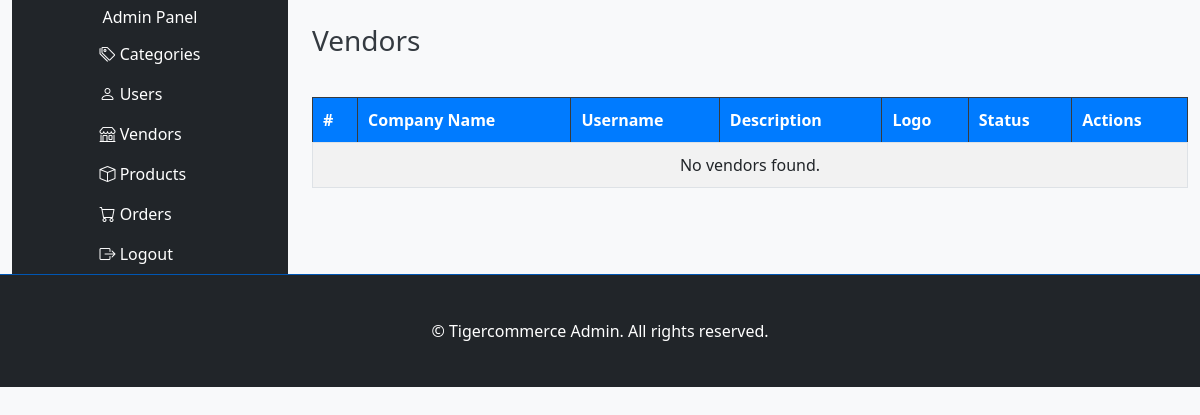
The page /admin/sections/vendors.php on the database as committed earlier.
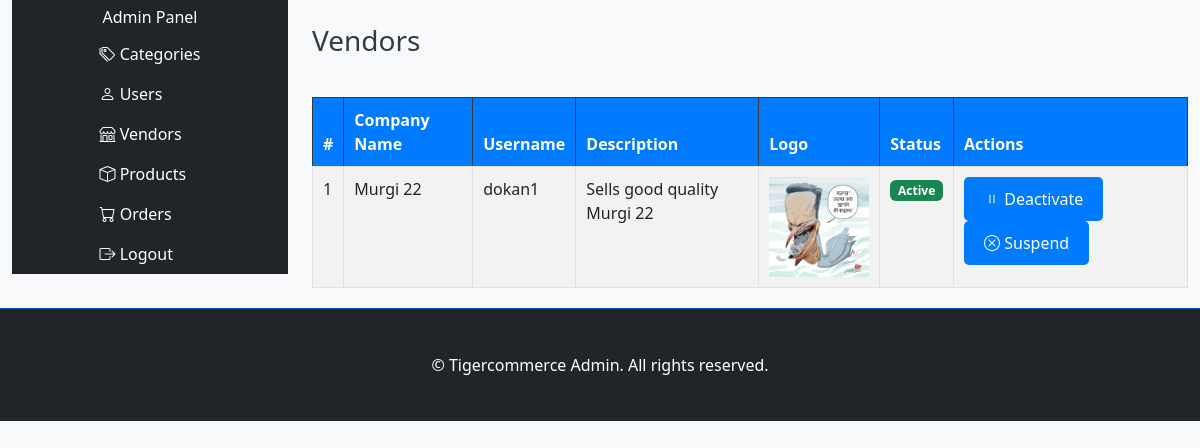
The same page on the database as committed later.
### tables this page shows
CREATE TABLE `vendors` (
  `id` int(11) NOT NULL,
  `user_id` int(11) NOT NULL,
  `company_name` varchar(100) NOT NULL,
  `description` text DEFAULT NULL,
  `logo_url` varchar(255) DEFAULT NULL,
  `status` enum('active','inactive','suspended') NOT NULL DEFAULT 'inactive',
  `created_at` timestamp NOT NULL DEFAULT current_timestamp(),
  `updated_at` timestamp NOT NULL DEFAULT current_timestamp() ON UPDATE current_timestamp()
);

CREATE TABLE `users` (
  `id` int(11) NOT NULL,
  `username` varchar(50) NOT NULL,
  `email` varchar(100) NOT NULL,
  `password` varchar(255) NOT NULL,
  `first_name` varchar(50) DEFAULT NULL,
  `last_name` varchar(50) DEFAULT NULL,
  `role` enum('customer','vendor','admin') NOT NULL,
  `created_at` timestamp NOT NULL DEFAULT current_timestamp(),
  `updated_at` timestamp NOT NULL DEFAULT current_timestamp() ON UPDATE current_timestamp()
);

### src/helpers.php (called while the page is built, shortened)
<?php
if (!function_exists('settings')) {
    function settings()
    {
       $root = "http://localhost/POLY/Batch01/Class20-17-92024Project/tigercommerce/";
        return [
            'root'  => $root,
            'companyname'=> 'Gold Digger Enterprise',
            'logo'=>$root."admin/assets/img/logo.svg",
            'homepage'=> $root,
            'adminpage'=>$root.'admin/',
            'vendorpage'=>$root.'vendor/',
            'hostname'=> 'localhost',
            'user'=> 'root',
            'password'=> '',
            'database'=> 'lioncommerce'
        ];
    }
}

### admin/sections/vendors.php (the view, shortened to what this page needs)
<?php
require '../../config/database.php';
$vendors = [];
$result = $conn->query("SELECT vendors.*, users.username FROM vendors JOIN users ON vendors.user_id = users.id");
if ($result->num_rows > 0) {
    while ($row = $result->fetch_assoc()) {
        $vendors[] = $row;
    }
}
?>
<?php include('../partials/header.php'); ?>
<div class="container-fluid">
    <div class="row">
        <div class="col-3">
            <?php include('../partials/sidebar.php'); ?>
        </div>
        <div class="col-9">
            <div class="d-flex justify-content-between align-items-center my-4">
                <h2>Vendors</h2>
            </div>
            <table class="table table-bordered table-striped">
                <thead class="table-dark">
                    <tr>
                        <th>#</th>
                        <th>Company Name</th>
                        <th>Username</th>
                        <th>Description</th>
                        <th>Logo</th>
                        <th>Status</th>
                        <th>Actions</th>
                    </tr>
                </thead>
                <tbody>
                    <?php if (!empty($vendors)): ?>
                        <?php foreach ($vendors as $vendor): ?>
                            <tr>
                                <td><?php echo $vendor['id']; ?></td>
                                <td><?php echo htmlspecialchars($vendor['company_name']); ?></td>
                                <td><?php echo htmlspecialchars($vendor['username']); ?></td>
                                <td><?php echo htmlspecialchars($vendor['description']); ?></td>
                                <td>
                                    <?php if ($vendor['logo_url']): ?>
                                        <img src="<?= settings()['root'] ."/uploads/vendor/logo/". htmlspecialchars($vendor['logo_url']); ?>" alt="Logo" width="100" height="100">
                                    <?php else: ?>
                                        No Logo
                                    <?php endif; ?>
                                </td>
                                <td>
                                    <span class="badge <?php echo $vendor['status'] == 'active' ? 'bg-success' : ($vendor['status'] == 'inactive' ? 'bg-warning' : 'bg-danger'); ?>">
                                        <?php echo ucfirst($vendor['status']); ?>
                                    </span>
                                </td>
                                <td>
                                    <?php if ($vendor['status'] == 'inactive'): ?>
                                        <a href="vendors.php?status=active&id=<?php echo $vendor['id']; ?>" class="btn btn-success btn-sm">
                                            <i class="bi bi-check"></i> Activate
                                        </a>
                                    <?php else: ?>
                                        <a href="vendors.php?status=inactive&id=<?php echo $vendor['id']; ?>" class="btn btn-warning btn-sm">
                                            <i class="bi bi-pause"></i> Deactivate
                                        </a>
                                    <?php endif; ?>
                                    <a href="vendors.php?status=suspended&id=<?php echo $vendor['id']; ?>" class="btn btn-danger btn-sm">
                                        <i class="bi bi-x-circle"></i> Suspend
                                    </a>
                                </td>
                            </tr>
                        <?php endforeach; ?>
                    <?php else: ?>
                        <tr>
                            <td colspan="7" class="text-center">No vendors found.</td>
                        </tr>
                    <?php endif; ?>
                </tbody>
            </table>
        </div>
    </div>
</div>
<?php include('../partials/footer.php'); ?>

Rows that differ between the two databases and show on the page:
added vendors: id "1", company_name "Murgi 22", user.username "dokan1", description "Sells good quality Murgi 22", logo_url (picture), status "Active"
Other text that changed with them:
text no longer shown: "No vendors found."
